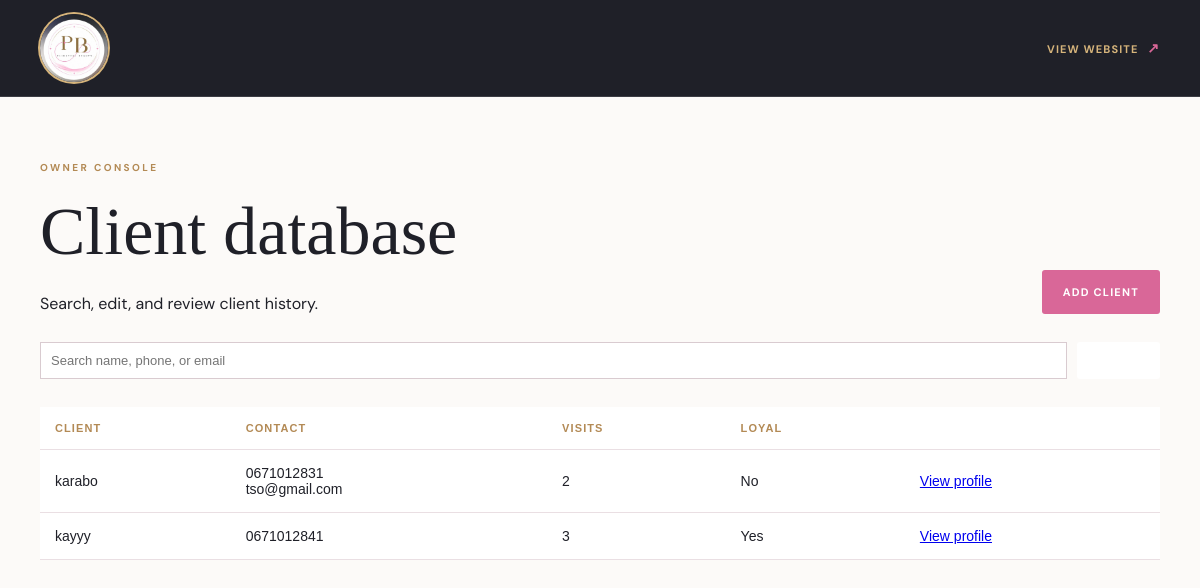
The app's page /owner/clients/, older data.
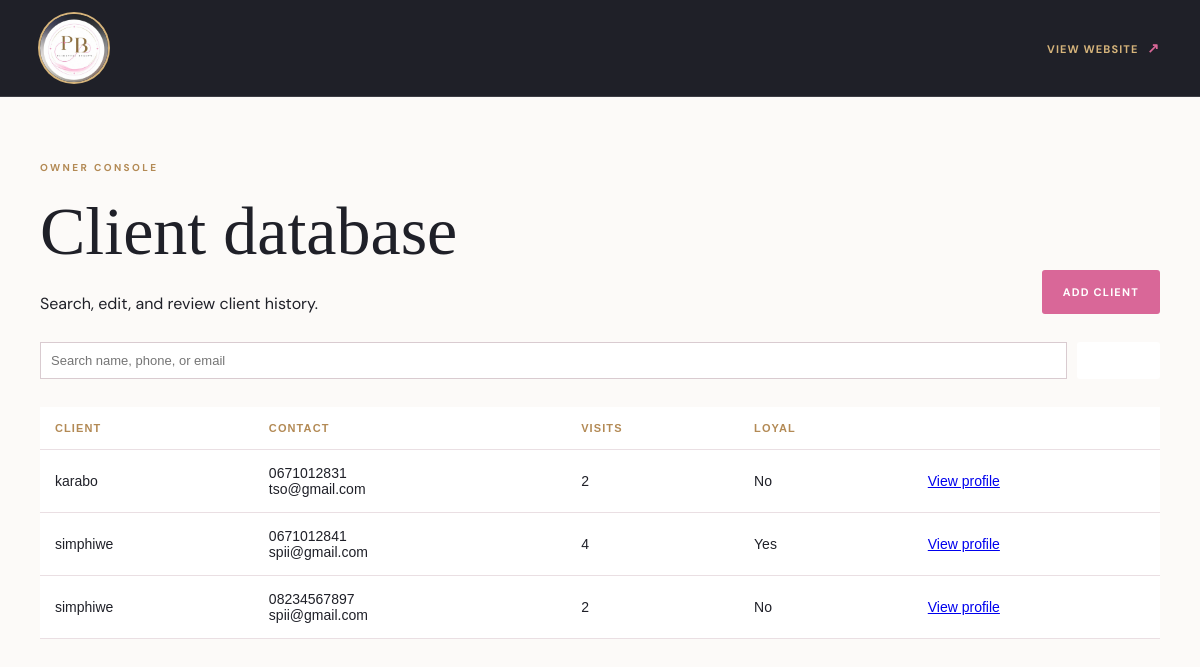
The same page, newer data.
### core/models.py (models this page shows, shortened)
class Client(models.Model):
    user = models.OneToOneField(settings.AUTH_USER_MODEL, on_delete=models.SET_NULL, null=True, blank=True, related_name='client_profile')
    full_name = models.CharField(max_length=150)
    phone = models.CharField(max_length=30)
    email = models.EmailField(blank=True)
    registered_at = models.DateTimeField(auto_now_add=True)
    notes = models.TextField(blank=True)

### core/views.py (the view)
    def wrapped(request, *args, **kwargs):
        profile = getattr(request.user, 'profile', None)
        if request.user.is_authenticated and not (profile and profile.role == Profile.OWNER):
            raise PermissionDenied
        return view_func(request, *args, **kwargs)

### core/views.py (called while the page is built)
def owner_required(view_func):
    def wrapped(request, *args, **kwargs):
        profile = getattr(request.user, 'profile', None)
        if request.user.is_authenticated and not (profile and profile.role == Profile.OWNER):
            raise PermissionDenied
        return view_func(request, *args, **kwargs)
    return wrapped

@owner_required
def client_list(request):
    clients = Client.objects.annotate(
        appointment_total=Count('appointments', filter=~Q(appointments__status=Appointment.CANCELLED), distinct=True),
        walk_in_total=Count('walk_ins', distinct=True),
        visit_total=Count('visits', distinct=True),
    ).order_by('full_name')
    query = request.GET.get('q')
    if query:
        clients = clients.filter(Q(full_name__icontains=query) | Q(phone__icontains=query) | Q(email__icontains=query))
    return render(request, 'core/owner_clients.html', {'clients': clients, 'query': query or ''})

### templates/core/owner_clients.html
{% extends 'core/base.html' %}{% block content %}<section class="dashboard-section"><div class="container"><p class="eyebrow">OWNER CONSOLE</p><div class="section-heading"><div><h1>Client database</h1><p>Search, edit, and review client history.</p></div><a class="btn-primary" href="{% url 'client_create' %}">Add client</a></div><form class="filter-bar" method="get"><input type="search" name="q" value="{{ query }}" placeholder="Search name, phone, or email"><button class="btn-primary" type="submit">Search</button></form><div class="table-wrap"><table><tr><th>Client</th><th>Contact</th><th>Visits</th><th>Loyal</th><th></th></tr>{% for client in clients %}<tr><td>{{ client.full_name }}</td><td>{{ client.phone }}<br>{{ client.email }}</td><td>{{ client.appointment_total|add:client.walk_in_total|add:client.visit_total }}</td><td>{% if client.appointment_total|add:client.walk_in_total|add:client.visit_total >= 3 %}Yes{% else %}No{% endif %}</td><td><a href="{% url 'client_detail' client.pk %}">View profile</a></td></tr>{% endfor %}</table></div></div></section>{% endblock %}

Row changes from the older to the newer data that the page shows:
changed Client (number 2 of 3 on the later page): full_name "kayyy" → "simphiwe"; email (not shown) → "spii@gmail.com"; appointment_total|add "3" → "4"
added Client: full_name "simphiwe", phone "08234567897", email "spii@gmail.com", appointment_total|add "2", shows "No"
